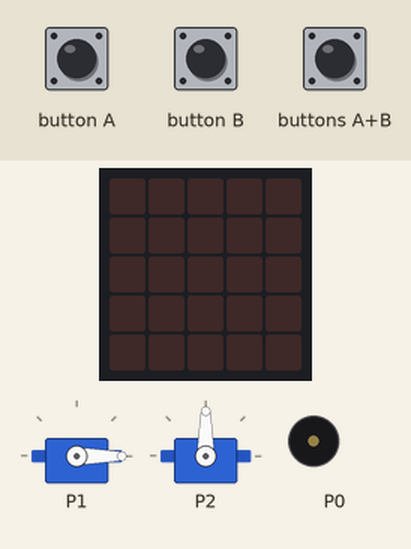
Simulated run of this program. Board: BBC micro:bit (MakeCode). Parts: 2 × servo, the board's 5×5 LED display, buzzer (waves = sounding). The inputs (shaded band) are chosen by the test bench.

Above: at 1.7 s.
1.8 s: button B pressed for 0.15 s
At 2.4 s:
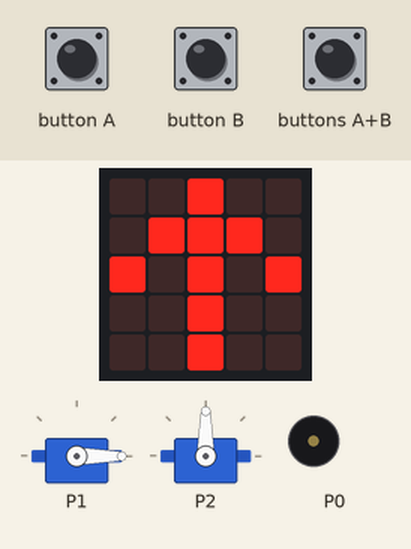
4.9 s: buttons A+B pressed for 0.15 s
At 5.5 s:
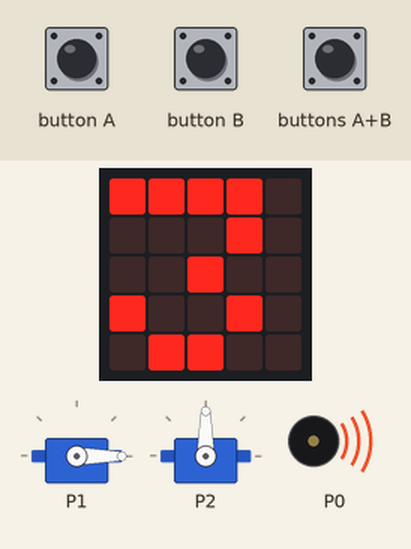
7.9 s: button A pressed for 0.15 s
At 9.7 s:
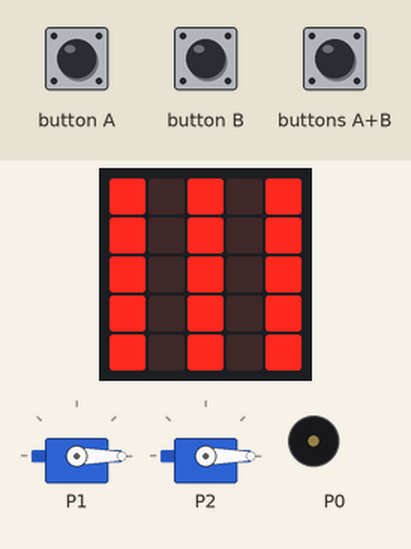
10.5 s: button A pressed for 0.15 s
At 11.0 s:
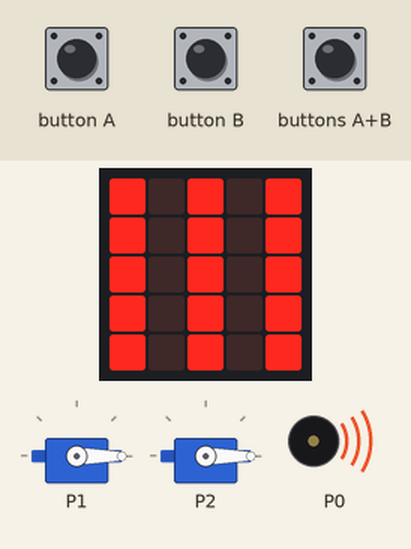
12.6 s: buttons A+B pressed for 1 s
At 14.95 s:
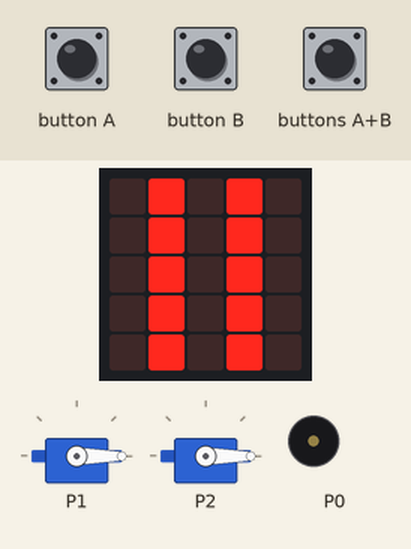
16.6 s: button B pressed for 0.15 s
At 17.8 s:
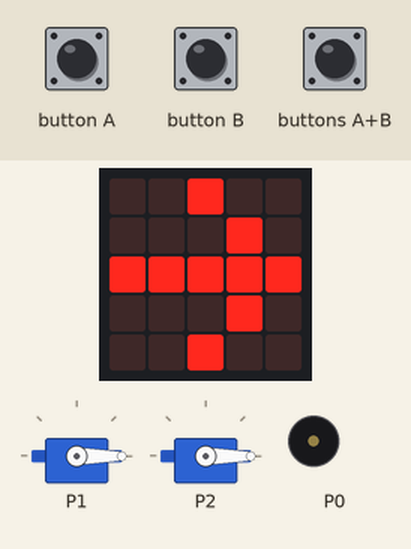
Timing chart, 0 to 20.7 s (numbered marks = the images above; inputs shaded):
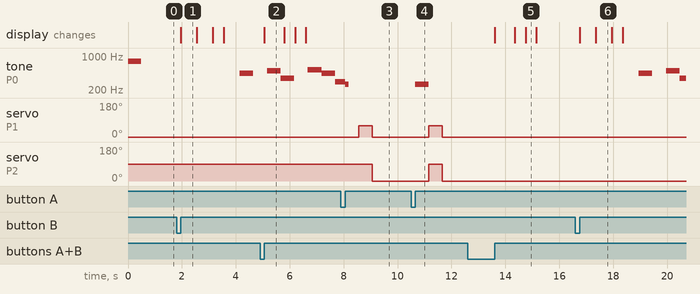

Measured:
- after the input at 1.8 s, tone on P0: silent → 440 Hz after 2.4 s, → silent 0.50 s later; the display: changes after 0.15 s (image 1)
- after the input at 4.9 s, the display: changes after 0.15 s (image 2)
- after the input at 7.9 s, tone on P0: 294 Hz → 262 Hz after 0.15 s, → silent 0.14 s later; servo on P1: 0° → 60° after 0.66 s, → 0° 0.50 s later; servo on P2: 90° → 0° after 1.2 s
- after the input at 10.5 s, tone on P0: silent → 262 Hz after 0.15 s, → silent 0.50 s later; servo on P1: 0° → 60° after 0.66 s, → 0° 0.50 s later; servo on P2: 0° → 90° after 0.66 s, → 0° 0.50 s later
- after the input at 12.6 s, the display: first changes after 1.0 s (image 5 shows a later state)
- after the input at 16.6 s, tone on P0: silent → 440 Hz after 2.4 s, → silent 0.50 s later, → 494 Hz 0.51 s later, → 349 Hz 0.51 s later; the display: first changes after 0.15 s (image 6 shows a later state)
- what the display in image 1 shows lasts 0.6 s, from 2.0 s to 2.6 s

The program:

main.ts
```typescript
input.onButtonPressed(Button.A, function () {
    music.playTone(262, music.beat(BeatFraction.Whole))
    servos.P2.setAngle(90)
    servos.P1.setAngle(60)
    basic.pause(500)
    servos.P2.setAngle(0)
    servos.P1.setAngle(0)
    basic.pause(500)
})
input.onButtonPressed(Button.AB, function () {
    basic.showNumber(3)
    basic.showLeds(`
        # . # . #
        # . # . #
        # . # . #
        # . # . #
        # . # . #
        `)
    basic.showLeds(`
        . # . # .
        . # . # .
        . # . # .
        . # . # .
        . # . # .
        `)
    basic.showLeds(`
        # . # . #
        # . # . #
        # . # . #
        # . # . #
        # . # . #
        `)
})
input.onButtonPressed(Button.B, function () {
    basic.showArrow(ArrowNames.North)
    basic.showArrow(ArrowNames.East)
    basic.showLeds(`
        # # . # #
        # # . # #
        . . . . .
        # . . . #
        . # # # .
        `)
    basic.showIcon(IconNames.Heart)
    game.pause()
    game.resume()
    music.playMelody("A - B F - C5 A D ", 120)
})
music.playTone(784, music.beat(BeatFraction.Whole))
servos.P1.setAngle(0)
servos.P2.setAngle(90)
```

test.ts
```typescript
// 在此处测试；当此软件包作为插件使用时，将不会编译此软件包。
```
